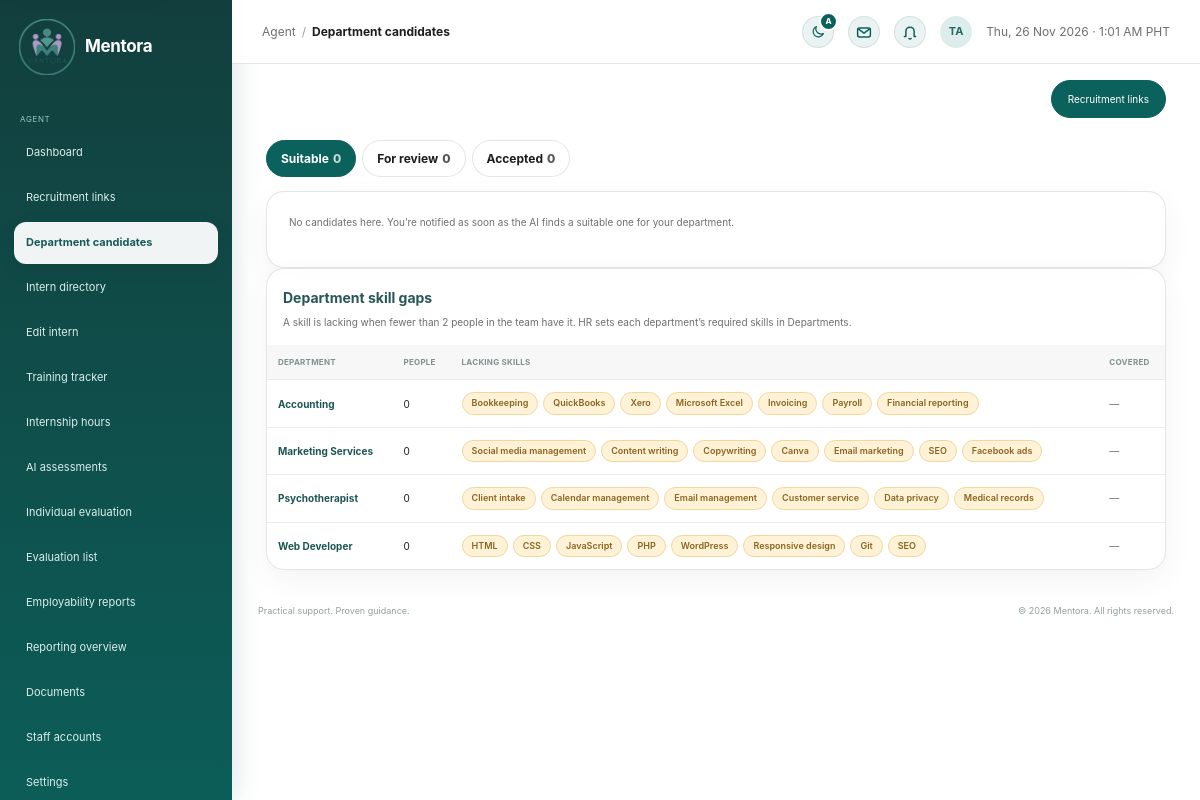
Screenshot of /agent/candidates.php (signed in) with the database file from the repository.
### tables this page shows
CREATE TABLE `departments` (
  `id` int(10) UNSIGNED NOT NULL,
  `name` varchar(120) NOT NULL,
  `description` varchar(255) NOT NULL DEFAULT '',
  `required_skills` text DEFAULT NULL,
  `created_at` timestamp NOT NULL DEFAULT current_timestamp()
);

### includes/workflow.php (called while the page is built, shortened)
<?php
function mentora_h(mixed $value): string
{
    return htmlspecialchars((string) $value, ENT_QUOTES | ENT_SUBSTITUTE, 'UTF-8');
}
    ?>

### ai/skills.php (called while the page is built, shortened)
<?php
function mentora_parse_skill_list(?string $value): array
{
    $skills = [];
    foreach (preg_split('/[,;\n]+/', (string) $value) ?: [] as $skill) {
        $skill = mb_substr(trim(preg_replace('/\s+/u', ' ', $skill) ?? ''), 0, 60);
        if ($skill !== '' && !isset($skills[mb_strtolower($skill)])) {
            $skills[mb_strtolower($skill)] = $skill;
        }
    }
    return array_slice(array_values($skills), 0, 30);
}
function mentora_skill_vocabulary(PDO $pdo): array
{
    $vocabulary = mentora_skill_dictionary();
    return $vocabulary;
}
function mentora_canonical_skill(string $skill, array $vocabulary): string
{
    $lower = mb_strtolower(trim($skill));
    foreach ($vocabulary as $name => $phrases) {
        if (mb_strtolower($name) === $lower || in_array($lower, $phrases, true)) {
            return $name;
        }
    }
    return trim($skill);
}
function mentora_department_skill_map(PDO $pdo, bool $fresh = false): array
{
    $vocabulary = mentora_skill_vocabulary($pdo);
    $map = [];
    foreach ($pdo->query('SELECT id, name, required_skills FROM departments ORDER BY name')->fetchAll() as $department) {
        $required = array_values(array_unique(array_map(
            static fn(string $skill): string => mentora_canonical_skill($skill, $vocabulary),
            mentora_parse_skill_list($department['required_skills'])
        )));
        $map[(int) $department['id']] = [
            'id' => (int) $department['id'],
            'name' => $department['name'],
            'required' => $required,
            'coverage' => array_fill_keys($required, 0),
            'lacking' => [],
            'people' => 0,
        ];
    }
    return $map;
}

### includes/screening.php (the view, shortened to what this page needs)
<?php
require_once __DIR__ . '/workflow.php';
function mentora_skill_chips(array $skills, array $highlight = [], string $empty = 'None found'): string
{
    if (!$skills) {
        return '<small class="panel-subtitle">' . mentora_h($empty) . '</small>';
    }
    $lower = array_map('mb_strtolower', $highlight);
    $html = '<span class="skill-chips">';
    foreach ($skills as $skill) {
        $isGap = in_array(mb_strtolower((string) $skill), $lower, true);
        $html .= '<span class="skill-chip' . ($isGap ? ' is-gap' : '') . '"' . ($isGap ? ' title="A skill this department is lacking"' : '') . '>' . mentora_h($skill) . '</span>';
    }
    return $html . '</span>';
}
    ?>
    <?php
function mentora_render_skill_gaps(array $map, string $title = 'Department skill gaps'): void
{
    ?>
    <section class="admin-panel data-panel skill-gap-panel">
        <h2><?= mentora_h($title) ?></h2>
        <p class="panel-subtitle">A skill is lacking when fewer than <?= MENTORA_SKILL_TARGET ?> people in the team have it. HR sets each department’s required skills in Departments.</p>
        <table class="admin-table">
            <thead><tr><th>Department</th><th>People</th><th>Lacking skills</th><th>Covered</th></tr></thead>
            <tbody>
            <?php foreach ($map as $department): $covered = array_values(array_diff($department['required'], $department['lacking'])); ?>
                <tr>
                    <td><?= mentora_h($department['name']) ?></td>
                    <td><?= (int) $department['people'] ?></td>
                    <td><?= $department['required']
                        ? mentora_skill_chips($department['lacking'], $department['lacking'], 'No gaps')
                        : '<small class="panel-subtitle">No required skills set</small>' ?></td>
                    <td><?= mentora_skill_chips($covered, [], '—') ?></td>
                </tr>
            <?php endforeach; ?>
            </tbody>
        </table>
    </section>
    <?php
}

### assets/css/admin.css (style rules this page uses)
:root { --admin-ink: #155d5c; }
.admin-body, .applicant-body { --workspace-blue: var(--mentora-teal); --workspace-bg: #f5f5f7; --workspace-surface: rgba(255, 255, 255, 0.86); --workspace-line: rgba(60, 60, 67, 0.13); --workspace-muted: #6e6e73; background: radial-gradient(circle at 100% 0, rgba(120, 213, 204, 0.18), transparent 25rem), var(--workspace-bg); color: #1d1d1f; font-family: -apple-system, BlinkMacSystemFont, "SF Pro Display", "SF Pro Text", "Segoe UI", sans-serif; font-size: 12px; }
.metric-card, .admin-panel, .pathway-card { background: var(--workspace-surface); border: 1px solid var(--workspace-line); border-radius: 18px; box-shadow: 0 10px 28px rgba(60, 60, 67, 0.06); }
.metric-card, .admin-panel { padding: 22px; }
.admin-panel h2 { color: #275655; font-size: 14px; margin: 0 0 4px; }
.panel-subtitle { color: var(--workspace-muted); font-size: 10px; margin: 0 0 15px; }
.data-panel { overflow: hidden; padding: 0; }
.admin-table { border-collapse: collapse; font-size: 10px; width: 100%; }
.admin-table th { background: rgba(245, 245, 247, 0.8); color: #80918f; font-size: 8px; letter-spacing: 0.03em; padding: 11px; text-align: left; text-transform: uppercase; }
.admin-table td { border-top: 1px solid #e5eeec; padding: 12px 11px; }
.admin-table td:first-child { color: #1c5553; font-weight: bold; }
.admin-panel, .pathway-card { transition: border-color 220ms ease, box-shadow 220ms ease; }
.admin-panel h2, .pathway-card h2, .pathway-card h3 { transition: color 220ms ease; }
.admin-table tbody td { transition: background 160ms ease; }
.skill-chips { display: flex; flex-wrap: wrap; gap: 5px; }
.skill-chip { background: #eef4f3; border: 1px solid #dbe8e6; border-radius: 999px; color: #355e5b; font-size: 9px; padding: 3px 9px; }
.skill-chip.is-gap { background: #fff2d6; border-color: #f0d89c; color: #8a6420; font-weight: 600; }

### assets/css/settings.css (style rules this page uses)
body { --ui-radius-card: 18px; --ui-radius-control: 999px; --ui-radius-item: 12px; --settings-card-solid: #fff; }
.admin-table td small { color: var(--workspace-muted, #6e6e73); }
.admin-panel.data-panel > h2 { padding: 18px 16px 0; }
.admin-panel.data-panel > .panel-subtitle { padding: 0 16px; }

### rows the page displays
departments: name "Accounting", people "0", skill "Bookkeeping", skill "QuickBooks", skill "Xero", skill "Microsoft Excel", skill "Invoicing", skill "Payroll", skill "Financial reporting"
departments: name "Marketing Services", people "0", skill "Social media management", skill "Content writing", skill "Copywriting", skill "Canva", skill "Email marketing", skill "SEO", skill "Facebook ads"
departments: name "Psychotherapist", people "0", skill "Client intake", skill "Calendar management", skill "Email management", skill "Customer service", skill "Data privacy", skill "Medical records"
departments: name "Web Developer", people "0", skill "HTML", skill "CSS", skill "JavaScript", skill "PHP", skill "WordPress", skill "Responsive design", skill "Git", skill "SEO"

### other values shown
$e($label) "Dashboard"
$e($label) "Recruitment links"
$e($label) "Department candidates"
$e($label) "Intern directory"
$e($label) "Edit intern"
$e($label) "Training tracker"
$e($label) "Internship hours"
$e($label) "AI assessments"
$e($label) "Individual evaluation"
$e($label) "Evaluation list"
$e($label) "Employability reports"
$e($label) "Reporting overview"
$e($label) "Documents"
$e($label) "Staff accounts"
$e($label) "Settings"
